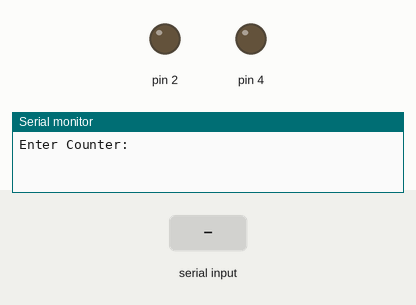
Bench run of a sketch on a simulated Arduino Uno, built with avr-gcc and run on an emulated ATmega328P. On the bench: output pins drawn as LEDs (lit = HIGH), the last lines printed to the serial monitor. Inputs (shaded band) come from the test bench. Pins used as bus, display or sensor lines are not drawn.

Above: at 1.2 s.
1.3 s: "90,45\n" received over Serial
At 1.6 s:
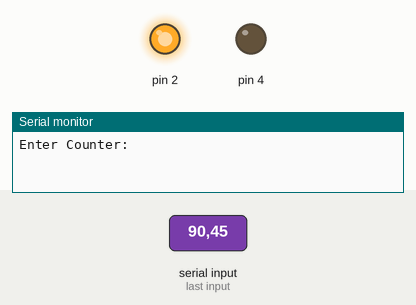
2.8 s: "30,150\n" received over Serial
At 5.1 s:
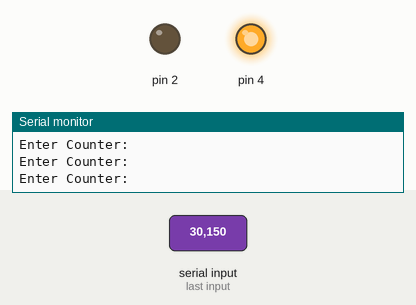
5.8 s: "200\n" received over Serial
At 9.0 s:
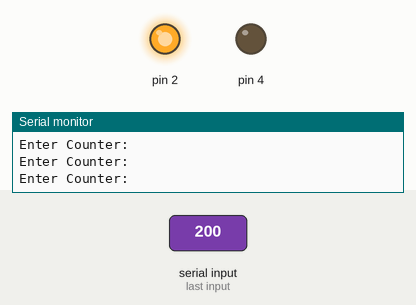
Timing chart, 0 to 10.5 s (numbered marks = the images above; inputs shaded):
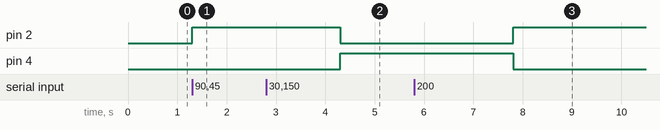

The sketch:

6prac.ino
```cpp
int counter;

void setup() {
  pinMode(4, OUTPUT);
  pinMode(2, OUTPUT);
  pinMode(1, OUTPUT);
  Serial.begin(9600);
}

void loop() {
  Serial.println("Enter Counter:");

  while (Serial.available() == 0) {
  }

  counter = Serial.parseInt();

  if (counter < 100) {
    digitalWrite(4, LOW);
    digitalWrite(2, HIGH);
    digitalWrite(1, HIGH);
  }
  else if (counter >= 101 && counter <= 200) {
    digitalWrite(4, HIGH);
    digitalWrite(2, LOW);
    digitalWrite(1, HIGH);
  }
  else if (counter > 200) {
    // Counter is greater than 200, turn on red LED
    digitalWrite(4, HIGH);
    digitalWrite(2, HIGH);
    digitalWrite(1, LOW);
  }

  delay(1000);  // Wait for a second before asking for input again
}
```

Measured:
- after the input at 1.3 s, pin 2: LOW → HIGH at once
- after the input at 2.8 s, pin 2: HIGH → LOW after 1.5 s; pin 4: LOW → HIGH after 1.5 s
- after the input at 5.8 s, pin 2: LOW → HIGH after 2.0 s instead of 0.50 s; pin 4: HIGH → LOW after 2.0 s instead of 0.50 s
